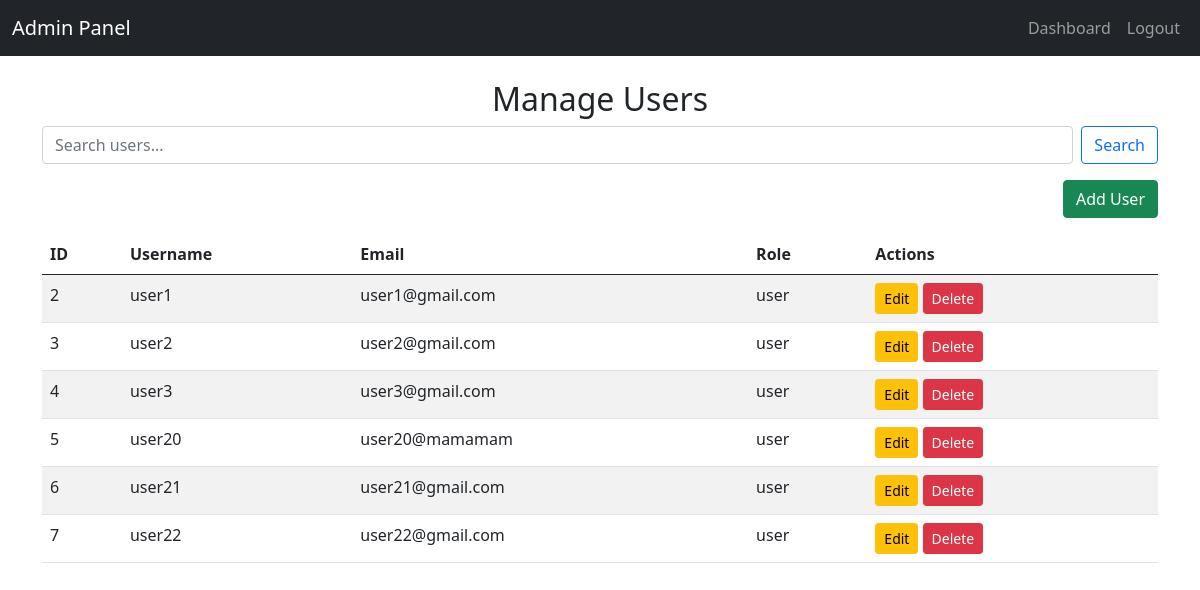
/admin/manage_users (signed in), run on the app's committed database.
### tables this page shows
CREATE TABLE users (
                    id INTEGER PRIMARY KEY AUTOINCREMENT,
                    username TEXT NOT NULL UNIQUE,
                    password TEXT NOT NULL,
                    full_name TEXT,
                    email TEXT NOT NULL UNIQUE,
                    phone TEXT,
                    qualification TEXT,
                    dob TEXT,
                    role TEXT NOT NULL CHECK(role IN ('admin', 'user'))
                  );

### app.py (the view)
@app.route('/admin/manage_users')
def manage_users():
    if 'user_id' not in session or session['role'] != 'admin':
        return redirect(url_for('login'))
    conn = get_db_connection()
    users = conn.execute('SELECT * FROM users WHERE username!="Admin" ').fetchall()
    conn.close()
    return render_template('manage_users.html',users=users)

### app.py (called while the page is built)
def get_db_connection():
    conn = sqlite3.connect(DATABASE)
    conn.row_factory = sqlite3.Row
    return conn

### templates/manage_users.html (shortened to what this page needs)
<!DOCTYPE html>
<html lang="en">
<head>
    <link href="https://cdn.jsdelivr.net/npm/bootstrap@5.1.0/dist/css/bootstrap.min.css" rel="stylesheet">
</head>
<body>
    <nav class="navbar navbar-expand-lg navbar-dark bg-dark">
        <div class="container-fluid">
            <a class="navbar-brand" href="{{ url_for('admin_dashboard') }}">Admin Panel</a>
            <div class="collapse navbar-collapse" id="navbarNav">
                <ul class="navbar-nav ms-auto">
                    <li class="nav-item">
                        <a class="nav-link" href="{{ url_for('admin_dashboard') }}">Dashboard</a>
                    </li>
                    <li class="nav-item">
                        <a class="nav-link" href="{{ url_for('logout') }}">Logout</a>
                    </li>
                </ul>
            </div>
        </div>
    </nav>
    <div class="container mt-4">
        <h2 class="text-center">Manage Users</h2>
        <form class="d-flex mb-3" method="GET" action="{{ url_for('search_users') }}">
            <input class="form-control me-2" type="search" placeholder="Search users..." name="search" value="{{ search }}">
            <button class="btn btn-outline-primary" type="submit">Search</button>
        </form>
        <div class="d-flex justify-content-end mb-3">
            <button class="btn btn-success" data-bs-toggle="modal" data-bs-target="#addUserModal">Add User</button>
        </div>
        <table class="table table-striped">
            <thead>
                <tr>
                    <th>ID</th>
                    <th>Username</th>
                    <th>Email</th>
                    <th>Role</th>
                    <th>Actions</th>
                </tr>
            </thead>
            <tbody>
                {% for user in users %}
                <tr>
                    <td>{{ user.id }}</td>
                    <td>{{ user.username }}</td>
                    <td>{{ user.email }}</td>
                    <td>{{ user.role }}</td>
                    <td>
                        <button class="btn btn-sm btn-warning btn-edit"
                                data-id="{{ user.id }}"
                                data-username="{{ user.username }}"
                                data-email="{{ user.email }}"
                                data-role="{{ user.role }}">
                            Edit
                        </button>
                        <button class="btn btn-sm btn-danger btn-delete"
                                data-id="{{ user.id }}"
                                data-username="{{ user.username }}">
                            Delete
                        </button>
                    </td>
                </tr>
                {% endfor %}
            </tbody>
        </table>
    </div>
</body>
</html>

### data on the page
users: id "2", username "user1", email "user1@gmail.com", role "user"
users: id "3", username "user2", email "user2@gmail.com", role "user"
users: id "4", username "user3", email "user3@gmail.com", role "user"
users: id "5", username "user20", email "user20@mamamam", role "user"
users: id "6", username "user21", email "user21@gmail.com", role "user"
users: id "7", username "user22", email "user22@gmail.com", role "user"
